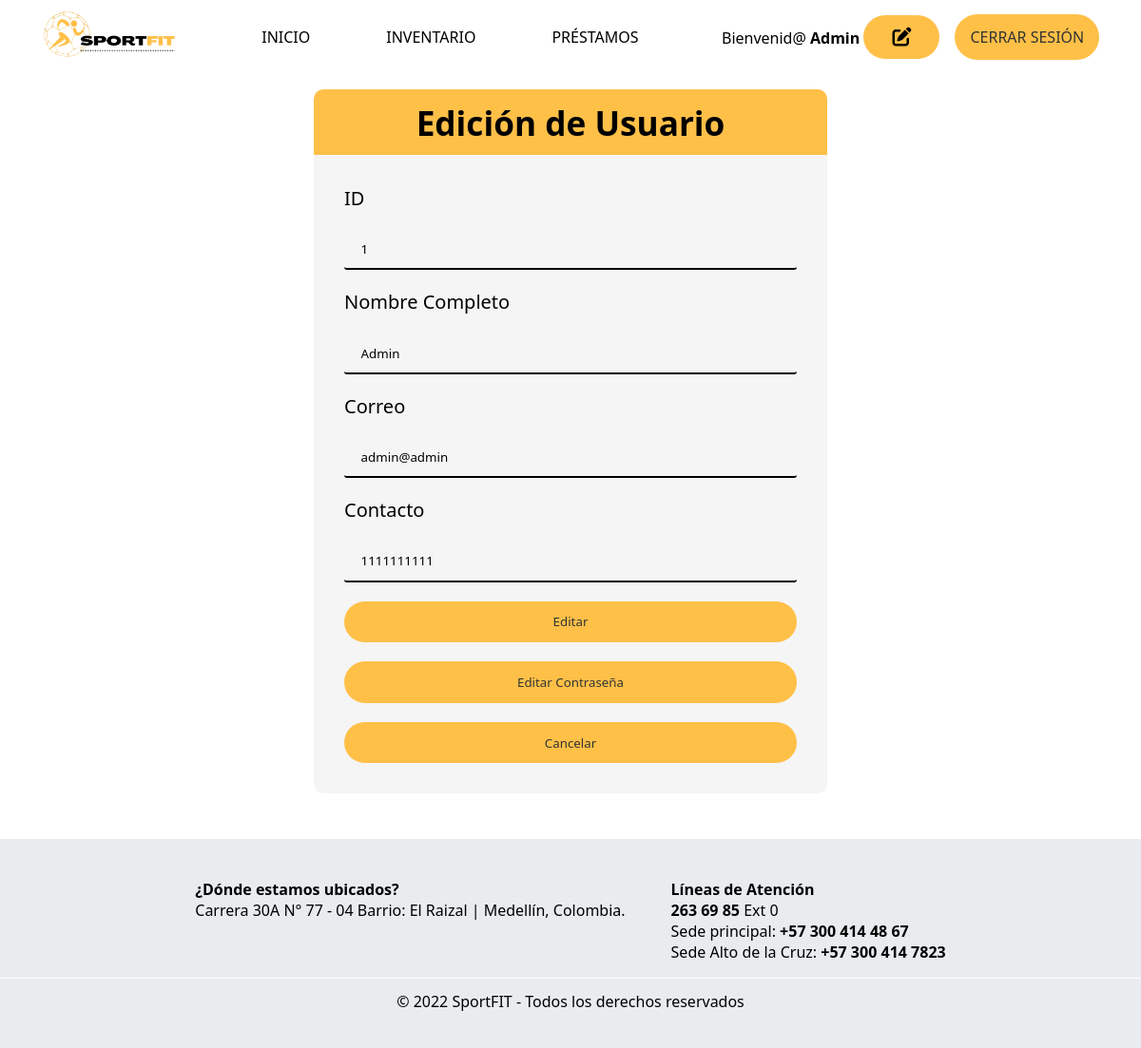
/vistas/editar-usuario.php (signed in), run on an earlier commit of the app's database.
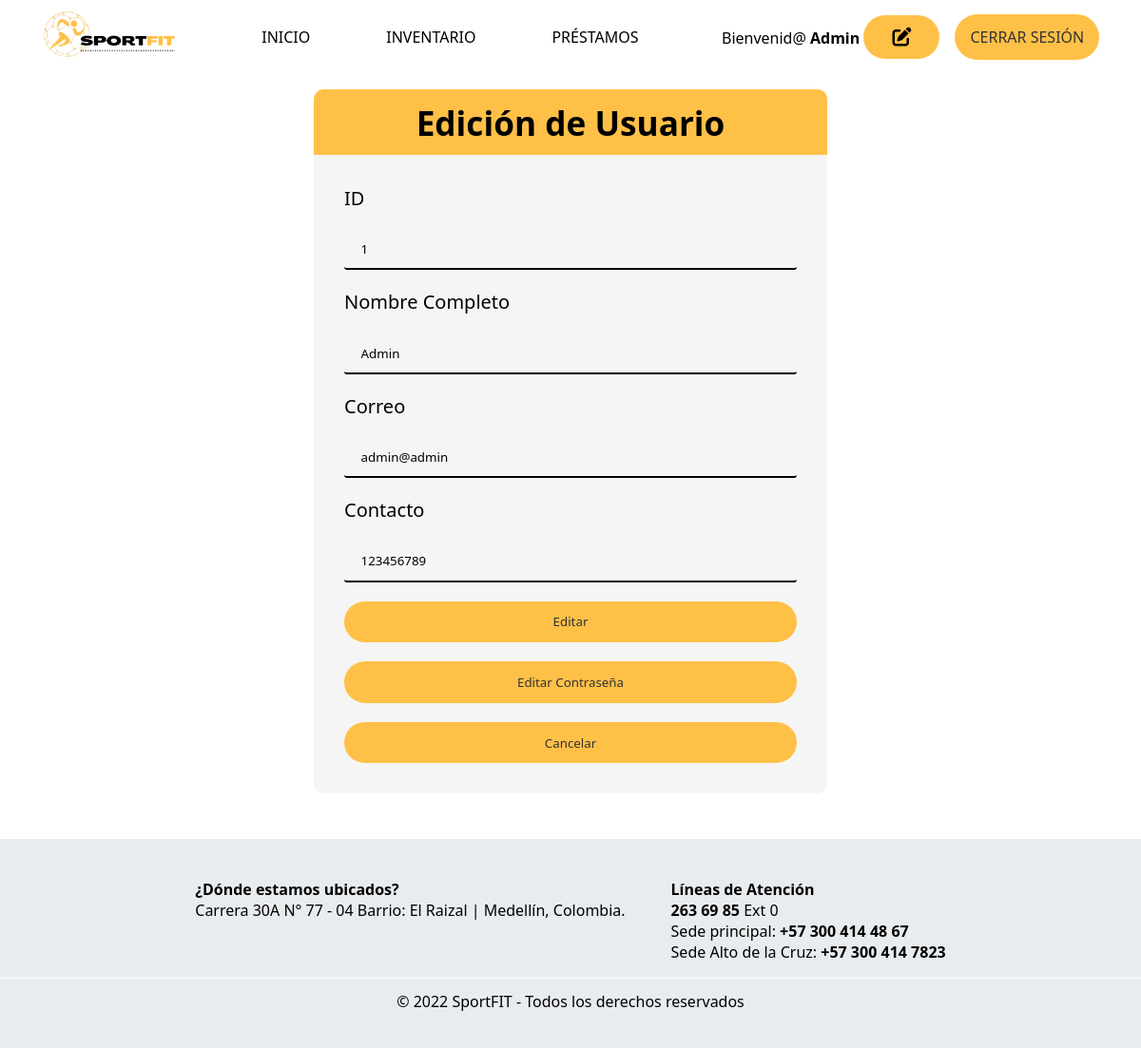
And on a later commit of the database.
### tables this page shows
CREATE TABLE `usuarios` (
  `id` int(4) NOT NULL,
  `documento` int(11) NOT NULL,
  `nombre_completo` varchar(50) NOT NULL,
  `correo` varchar(200) NOT NULL,
  `contacto` varchar(11) NOT NULL,
  `contrasena` varchar(250) NOT NULL
);

### vistas/editar-usuario.php (the view, shortened to what this page needs)
<?php
	require '../php/conexion.php';
    $id = $_SESSION['user_id'];
	if (isset($_SESSION['user_id'])) {
		$records = $conn->prepare('SELECT id, nombre_completo, correo, contrasena FROM usuarios WHERE id = :id');
		$records->bindParam(':id', $_SESSION['user_id']);
		$records->execute();
		$results = $records->fetch(PDO::FETCH_ASSOC);
	}
?>
<!DOCTYPE html>
<html lang="es">
<head>
    <link rel="stylesheet" href="../css/styles.css">
    <link rel="stylesheet" href="../css/edicion-usuario.css">
    <link rel="stylesheet" href="https://cdnjs.cloudflare.com/ajax/libs/font-awesome/6.2.0/css/all.min.css" />
</head>
<body>
    <nav class="navbar">
        <a href="../index.php" class="logo" >
            <img src="../imgs/sportfit.png" alt="logo SportFit" />
        </a>
        <ul class="center-nav">
            <li><a href="../index.php">Inicio</a></li>
            <li><a href="inventario.php">Inventario</a></li>
            <li><a href="tabla-prestamo.php">Préstamos</a></li>
        </ul>
        <div class="select">
            <p>Bienvenid@&nbsp;<strong><?php echo $results["nombre_completo"]; ?></strong><a href="#" class="edit">&nbsp;<i class="fa-solid fa-pen-to-square"></i></a></p>
            <a href="logout.php" class="btn" id="iniciar-sesion">Cerrar sesión</a>
        </div>
    </nav>
    <main>
        <h2>Edición de Usuario</h2>
        <form action="actualizar-usuario.php" method="POST" id="edicion">
            <?php
            require '../php/conexionsqli.php';
            $result = mysqli_query($cnx,"SELECT * FROM usuarios WHERE id = $id");
            while($row = mysqli_fetch_array($result)){
                echo "<label>ID</label>";
                echo "<input required readonly value='{$row['id']}' placeholder='ID usuario' type='text' name='id'>";
                echo "<label>Nombre Completo</label>";
                echo "<input required value='{$row['nombre_completo']}' placeholder='Nombre Completo' type='text' name='nombre_completo'>";
                echo "<label>Correo</label>";
                echo "<input required value='{$row['correo']}' placeholder='Correo' type='text' name='correo'>";
                echo "<label>Contacto</label>";
                echo "<input required value='{$row['contacto']}' placeholder='Contacto' type='number' name='contacto'>";
                echo "<button type='submit' class='btn'>Editar</button>";
                echo "<a href='editar-contrasena.php' id='editar-contrasena'>Editar Contraseña</a>";
                echo "<a href='../index.php' class='btn' id='cancelar'>Cancelar</a>";
            }?>
        </form>
    </main>
    <footer>
        <ul class="footer-info">
            <li><strong>¿Dónde estamos ubicados?</strong>
                <ul>
                    <li><a href="https://goo.gl/maps/YQ8RRNZhMk4FwjLE9" target="_blank">Carrera 30A N° 77 - 04 Barrio: El Raizal | Medellín, Colombia.</a></li>
                </ul>
            </li>
            <li><strong>Líneas de Atención</strong>
                <ul>
                    <li><strong><a href="tel:+572636985">263 69 85</a></strong> Ext 0</li>
                    <li>Sede principal: <strong><a href="tel:+573004144867">+57 300 414 48 67</a></strong></li>
                    <li>Sede Alto de la Cruz: <strong><a href="tel:+573004147823">+57 300 414 7823</a></strong></li>
                </ul>
            </li>
        </ul>
        <div class="separador"></div>
        <div class="copyright">
            © 2022 SportFIT - Todos los derechos reservados
        </div>
    </footer>
</body>
</html>

What changed in the data, as far as the page shows it:
changed usuarios "Admin": contacto "1111111111" → "123456789"
